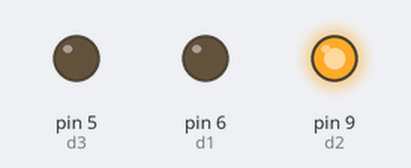
The sketch below on a simulated Arduino Uno, built with avr-gcc and run on an emulated ATmega328P. Shown: output pins drawn as LEDs (lit = HIGH). Pins used as bus, display or sensor lines are not drawn; what the sketch prints to the serial monitor is not drawn.

Above: at 0.1 s.
Timing chart, 0 to 1.6 s (numbered marks = the images above):
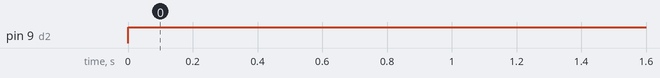

The sketch:

check_MEga.ino
```cpp
//Front
#define d1 6
#define s1 7
//right
#define d2 9
#define s2 10

//left
#define d3 5
#define s3 4
char c;
void setup() {
  Serial.begin(9600);

    pinMode(d1, OUTPUT);
    pinMode(s1, OUTPUT);
    pinMode(d2, OUTPUT);
    pinMode(s2, OUTPUT);
    pinMode(d3, OUTPUT);
    pinMode(s3, OUTPUT);

}
double left_motor_speed =50, right_motor_speed = 50;
void loop() {

         /* Serial.println("F");
          //for Front
          digitalWrite(d1, 0);
          analogWrite(s1, 0);
          //for right
          digitalWrite(d2, 0);
          analogWrite(s2, left_motor_speed);
          //for left
          digitalWrite(d3, 1);
          analogWrite(s3, right_motor_speed);**/


      Serial.println("B");
      //for front
      digitalWrite(d1, 0);
      analogWrite(s1, 0);
      //for right
      digitalWrite(d2, 1);
      analogWrite(s2, left_motor_speed);
      //for left
      digitalWrite(d3, 0);
      analogWrite(s3, right_motor_speed);

  /*
    break;


  case 'S':
    Serial.println("S");
    //for front
    digitalWrite(d1, 0);
    analogWrite(s1, 0);
    //for left
    digitalWrite(d2, 0);
    analogWrite(s2, 0);
    //for right
    digitalWrite(d3, 0);
    analogWrite(s3, 0);

  break;

  default:
      Serial.println("G");
      //for front
      digitalWrite(d1, 0);
      analogWrite(s1, 0);
      //for left
      digitalWrite(d2, 0);
      analogWrite(s2, 0);
      //for right
      digitalWrite(d3, 0);
      analogWrite(s3, 0);
   */
  }
```

Measured:
- by itself, pin 9 (d2): LOW → HIGH at 0.00 s
